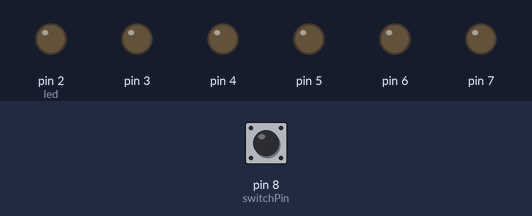
Bench run of a sketch on a simulated Arduino Uno, built with avr-gcc and run on an emulated ATmega328P. Parts: output pins drawn as LEDs (lit = HIGH). The inputs (shaded band) are chosen by the test bench; at power-on: pin 8 (switchPin) LOW.

Above: at 0.1 s.
At 10.1 s:
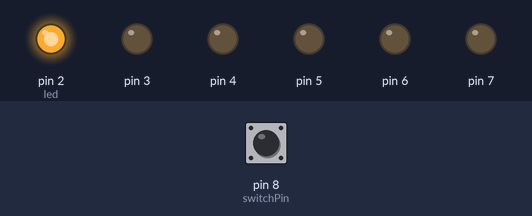
At 20.1 s:
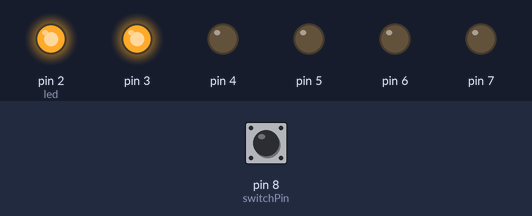
At 30.1 s:
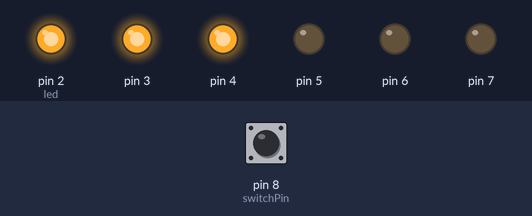
At 40.1 s:
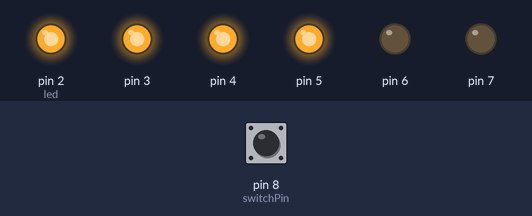
At 50.3 s:
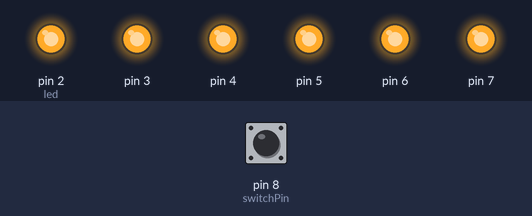
Timing chart, 0 to 51.8 s (numbered marks = the images above):
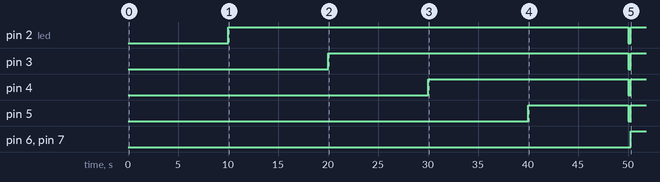

The sketch:

Digital_Hourglass.ino
```cpp
const int switchPin = 8;
unsigned long previousTime = 0;

int switchState = 0;
int prevSwitchState = 0;

int led = 2;

long interval = 10000;  //10 minutes

void setup() {
  for(int x = 2; x<8; x++){
    pinMode(x, OUTPUT);
  }

  pinMode(switchPin, INPUT);
}

void loop() {
  unsigned long currentTime = millis();

  if(currentTime - previousTime > interval){
    previousTime = currentTime;
    digitalWrite(led, HIGH);
    led++;
    if(led==7){
      do{
        for(int i = 2; i<8;i++){
            digitalWrite(i, LOW);
        }
                delay(250);
        for(int i = 2; i<8;i++){
           digitalWrite(i, HIGH);
        }
                delay(250);
        }
      while(switchState = prevSwitchState);

    }
  }
  switchState = digitalRead(switchPin);

  if(switchState != prevSwitchState){
    for(int x = 2; x<8; x++){
      digitalWrite(x, LOW);
    }

    led = 2;
    previousTime = currentTime;
  }
  prevSwitchState = switchState;
}
```

Measured:
- by itself, pin 2 (led): LOW → HIGH at 10.0 s, → LOW 40.0 s later, → HIGH 0.25 s later
- by itself, pin 3: LOW → HIGH at 20.0 s, → LOW 30.0 s later, → HIGH 0.25 s later
- by itself, pin 4: LOW → HIGH at 30.0 s, → LOW 20.0 s later, → HIGH 0.25 s later
- by itself, pin 5: LOW → HIGH at 40.0 s, → LOW 10.0 s later, → HIGH 0.25 s later
- by itself, pin 6, pin 7: LOW → HIGH at 50.3 s
